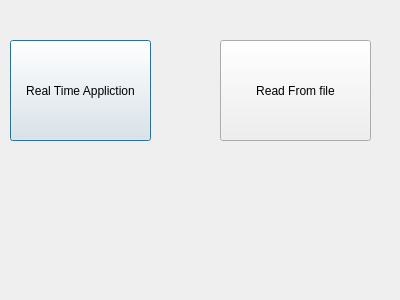
<?xml version="1.0" encoding="UTF-8"?>
<ui version="4.0">
 <class>options_first</class>
 <widget class="QDialog" name="options_first">
  <property name="geometry">
   <rect>
    <x>0</x>
    <y>0</y>
    <width>400</width>
    <height>300</height>
   </rect>
  </property>
  <property name="windowTitle">
   <string>Wilkommen</string>
  </property>
  <widget class="QPushButton" name="Real_time">
   <property name="geometry">
    <rect>
     <x>10</x>
     <y>40</y>
     <width>141</width>
     <height>101</height>
    </rect>
   </property>
   <property name="text">
    <string>Real Time Appliction</string>
   </property>
  </widget>
  <widget class="QPushButton" name="Read_from_file">
   <property name="geometry">
    <rect>
     <x>220</x>
     <y>40</y>
     <width>151</width>
     <height>101</height>
    </rect>
   </property>
   <property name="text">
    <string>Read From file</string>
   </property>
  </widget>
  <widget class="QLabel" name="label_medit">
   <property name="geometry">
    <rect>
     <x>20</x>
     <y>180</y>
     <width>361</width>
     <height>111</height>
    </rect>
   </property>
   <property name="text">
    <string/>
   </property>
  </widget>
 </widget>
 <resources/>
 <connections/>
</ui>
